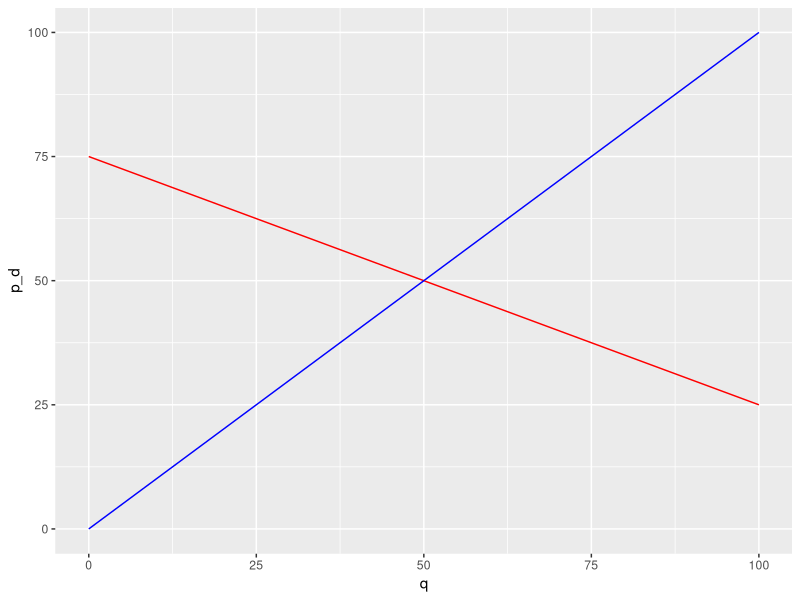

The R source for this figure:
require(data.table)
require(ggplot2)
## quantity

q <- c(0:100)


## demand

a1 <- 75
b1 <- -.5

p_d <- a1+b1*q

## supply

a2 <- 0
b2 <- 1

p_s <- a2+b2*q

m_dt <- data.table(q,p_s,p_d)

ggplot(m_dt,aes(x=q))+
  geom_line(aes(y=p_d),color="red")+
  geom_line(aes(y=p_s),color="blue")
